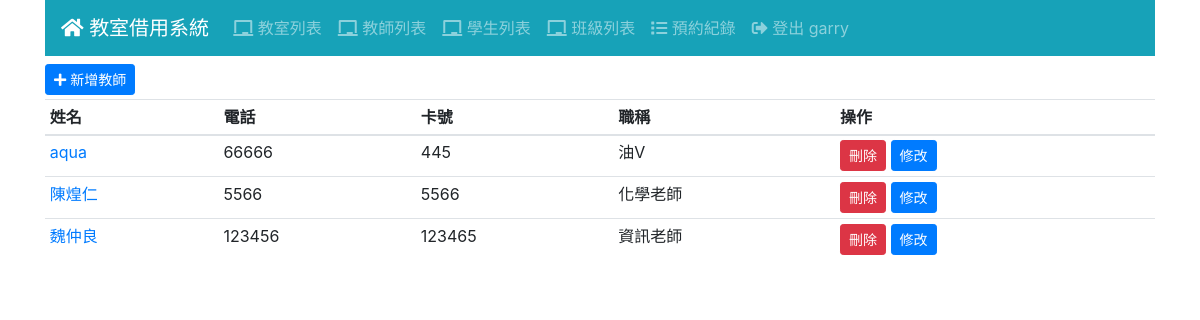
Screenshot of /teacher/ (signed in) with the database file from the repository.
### teacher/models.py (models this page shows, shortened)
class Teacher(Model):
    realname = CharField('姓名', max_length=32)
    tea_classes=models.ManyToManyField(Classes)
    tel = CharField('連絡電話', max_length=10)
    role= CharField('職稱', max_length=20)  #ex:訓育組長、教務主任、高中部數學老師
    cardid= CharField('卡號', max_length=30)

### teacher/views.py (the view)
# urls.py: path('', TeacherList.as_view(), name='teacher_list'),
class TeacherList(LoginRequiredMixin, ListView):
    model = Teacher
    ordering = ['realname']
    paginate_by = 20

### templates/teacher/teacher_list.html
{% extends "base.html" %}
{% block content %}
<div class="mb-1">
  <a href="{% url 'teacher_add' %}" class="btn btn-sm btn-primary">
    <i class="fas fa-plus"></i> 新增教師
  </a>
</div>
<div id="teacher-list">
  <table class="table table-sm">
    <thead>
      <tr>
        <th>姓名</th><th>電話</th><th>卡號</th><th>職稱</th><th>操作</th>
      </tr>
    </thead>
    <tbody>
      {% for teacher in teacher_list %}
      <tr>
        <td>
          <a href="{% url 'teacher_view' teacher.id %}">{{ teacher.realname }}</a>
        </td>
        <td>{{ teacher.tel }}</td>
        <td>{{ teacher.cardid }}</td>
        <td>{{ teacher.role }}</td>
        <td>
          <a href="{% url 'teacher_delete' teacher.id %}" class="btn btn-sm btn-danger">刪除</a>
          <a href="{% url 'teacher_edit' teacher.id %}" class="btn btn-sm btn-primary">修改</a>
        </td>
      </tr>
      {% endfor %}
    </tbody>
  </table>
</div>
{% endblock %}

### templates/navbar.html (shortened to what this page needs)
<nav class="navbar navbar-expand-md navbar-dark bg-info mb-2">
    <a class="navbar-brand" href="/"><i class="fas fa-home"></i> 教室借用系統</a>
    <div class="collapse navbar-collapse" id="navbarNav">
      <ul class="navbar-nav">
        <li class="nav-item">
            <a href="{% url 'room_list' %}" class="nav-link">
              <i class="fas fa-chalkboard"></i> 教室列表
            </a>
        </li>
        {% if user.is_authenticated %}
        <li class="nav-item">
          <a href="{% url 'teacher_list' %}" class="nav-link">
            <i class="fas fa-chalkboard"></i> 教師列表
          </a>
        </li>
        <li class="nav-item">
          <a href="{% url 'student_list' %}" class="nav-link">
            <i class="fas fa-chalkboard"></i> 學生列表
          </a>
        </li>
        <li class="nav-item">
          <a href="{% url 'classes_list' %}" class="nav-link">
            <i class="fas fa-chalkboard"></i> 班級列表
          </a>
        </li>
        <li class="nav-item">
          <a href="{% url 'log_list' %}" class="nav-link">
            <i class="fas fa-list"></i> 預約紀錄
          </a>
        </li>
        <li class="nav-item">
          <a href="{% url 'logout' %}" class="nav-link">
            <i class="fas fa-sign-out-alt"></i> 登出 {{ user.username }}
          </a>
        </li>
        {% else %}
        <li class="nav-item">
          <a href="{% url 'login' %}" class="nav-link">
            <i class="fas fa-sign-in-alt"></i>登入
          </a>
        </li>
        {% endif %}
      </ul>
    </div>
  </nav>

### rows the page displays
Teacher: realname "aqua", tel "66666", cardid "445", role "油V"
Teacher: realname "陳煌仁", tel "5566", cardid "5566", role "化學老師"
Teacher: realname "魏仲良", tel "123456", cardid "123465", role "資訊老師"

### other values shown
{{ user.username }} "garry"
